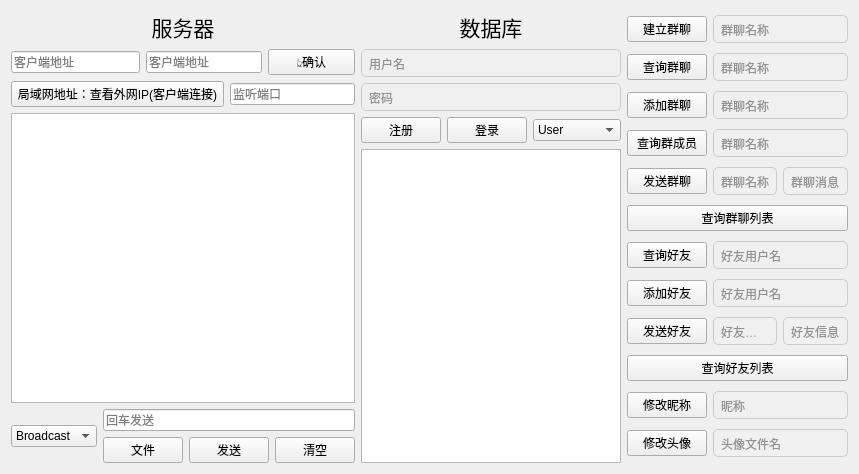
<?xml version="1.0" encoding="UTF-8"?>
<ui version="4.0">
 <class>Widget</class>
 <widget class="QWidget" name="Widget">
  <property name="geometry">
   <rect>
    <x>0</x>
    <y>0</y>
    <width>859</width>
    <height>474</height>
   </rect>
  </property>
  <property name="windowTitle">
   <string>Widget</string>
  </property>
  <layout class="QHBoxLayout" name="horizontalLayout">
   <item>
    <layout class="QGridLayout" name="gridLayout_server">
     <item row="1" column="0" colspan="2">
      <widget class="QLineEdit" name="lineEdit_ip">
       <property name="placeholderText">
        <string>客户端地址</string>
       </property>
      </widget>
     </item>
     <item row="1" column="2" colspan="3">
      <widget class="QLineEdit" name="lineEdit_port">
       <property name="placeholderText">
        <string>客户端地址</string>
       </property>
      </widget>
     </item>
     <item row="1" column="5" colspan="2">
      <widget class="QPushButton" name="button_config_port">
       <property name="text">
        <string>👆确认</string>
       </property>
      </widget>
     </item>
     <item row="2" column="0" colspan="4">
      <widget class="QPushButton" name="button_check_local_IP">
       <property name="text">
        <string>局域网地址：查看外网IP(客户端连接)</string>
       </property>
      </widget>
     </item>
     <item row="2" column="4" colspan="3">
      <widget class="QLineEdit" name="lineEdit_port_set">
       <property name="placeholderText">
        <string>监听端口</string>
       </property>
      </widget>
     </item>
     <item row="3" column="0" colspan="7">
      <widget class="QTextBrowser" name="textBrowser_receivedMessages"/>
     </item>
     <item row="4" column="0" rowspan="2">
      <widget class="QComboBox" name="comboBox_receiver">
       <property name="minimumSize">
        <size>
         <width>0</width>
         <height>0</height>
        </size>
       </property>
       <property name="styleSheet">
        <string notr="true"/>
       </property>
       <item>
        <property name="text">
         <string>Broadcast</string>
        </property>
       </item>
      </widget>
     </item>
     <item row="4" column="1" colspan="6">
      <widget class="QLineEdit" name="lineEdit_send">
       <property name="placeholderText">
        <string>回车发送</string>
       </property>
      </widget>
     </item>
     <item row="5" column="3" colspan="3">
      <widget class="QPushButton" name="button_send">
       <property name="text">
        <string>发送</string>
       </property>
      </widget>
     </item>
     <item row="5" column="6">
      <widget class="QPushButton" name="button_clear">
       <property name="text">
        <string>清空</string>
       </property>
      </widget>
     </item>
     <item row="0" column="0" colspan="7">
      <widget class="QLabel" name="label_title">
       <property name="text">
        <string>&lt;html&gt;&lt;head/&gt;&lt;body&gt;&lt;p align=&quot;center&quot;&gt;&lt;span style=&quot; font-size:16pt;&quot;&gt;服务器&lt;/span&gt;&lt;/p&gt;&lt;/body&gt;&lt;/html&gt;</string>
       </property>
      </widget>
     </item>
     <item row="5" column="1" colspan="2">
      <widget class="QPushButton" name="button_attachment">
       <property name="text">
        <string>文件</string>
       </property>
      </widget>
     </item>
    </layout>
   </item>
   <item>
    <layout class="QGridLayout" name="gridLayout_login_signup_table">
     <item row="3" column="2">
      <widget class="QComboBox" name="comboBox_tables">
       <item>
        <property name="text">
         <string>User</string>
        </property>
       </item>
       <item>
        <property name="text">
         <string>Friendship</string>
        </property>
       </item>
       <item>
        <property name="text">
         <string>Friendmsg</string>
        </property>
       </item>
       <item>
        <property name="text">
         <string>Groupinfo</string>
        </property>
       </item>
       <item>
        <property name="text">
         <string>Groupship</string>
        </property>
       </item>
       <item>
        <property name="text">
         <string>Groupmsg</string>
        </property>
       </item>
      </widget>
     </item>
     <item row="4" column="0" colspan="3">
      <widget class="QTableView" name="tableView">
       <property name="sizePolicy">
        <sizepolicy hsizetype="Expanding" vsizetype="Expanding">
         <horstretch>1</horstretch>
         <verstretch>1</verstretch>
        </sizepolicy>
       </property>
      </widget>
     </item>
     <item row="2" column="0" colspan="3">
      <widget class="QLineEdit" name="lineEdit_Password">
       <property name="styleSheet">
        <string notr="true">QLineEdit {
    background-color: #f0f0f0;
    border: 1px solid #ccc;
    border-radius: 5px;
    padding: 5px;
    color: #333;
}

QLineEdit:hover {
    border-color: #aaa;
}

QLineEdit:focus {
    border-color: #0078d7;
    background-color: #fff;
}</string>
       </property>
       <property name="placeholderText">
        <string>密码</string>
       </property>
      </widget>
     </item>
     <item row="1" column="0" colspan="3">
      <widget class="QLineEdit" name="lineEdit_Username">
       <property name="styleSheet">
        <string notr="true">QLineEdit {
    background-color: #f0f0f0;
    border: 1px solid #ccc;
    border-radius: 5px;
    padding: 5px;
    color: #333;
}

QLineEdit:hover {
    border-color: #aaa;
}

QLineEdit:focus {
    border-color: #0078d7;
    background-color: #fff;
}</string>
       </property>
       <property name="placeholderText">
        <string>用户名</string>
       </property>
      </widget>
     </item>
     <item row="3" column="0">
      <widget class="QPushButton" name="button_signup">
       <property name="text">
        <string>注册</string>
       </property>
      </widget>
     </item>
     <item row="3" column="1">
      <widget class="QPushButton" name="button_login">
       <property name="text">
        <string>登录</string>
       </property>
      </widget>
     </item>
     <item row="0" column="0" colspan="3">
      <widget class="QLabel" name="label_title_2">
       <property name="text">
        <string>&lt;html&gt;&lt;head/&gt;&lt;body&gt;&lt;p align=&quot;center&quot;&gt;&lt;span style=&quot; font-size:16pt;&quot;&gt;数据库&lt;/span&gt;&lt;/p&gt;&lt;/body&gt;&lt;/html&gt;</string>
       </property>
      </widget>
     </item>
    </layout>
   </item>
   <item>
    <layout class="QGridLayout" name="gridLayout_db_func">
     <item row="1" column="0">
      <widget class="QPushButton" name="button_query_group">
       <property name="text">
        <string>查询群聊</string>
       </property>
      </widget>
     </item>
     <item row="8" column="0">
      <widget class="QPushButton" name="button_send_friend">
       <property name="text">
        <string>发送好友</string>
       </property>
      </widget>
     </item>
     <item row="11" column="0">
      <widget class="QPushButton" name="button_alter_profile">
       <property name="text">
        <string>修改头像</string>
       </property>
      </widget>
     </item>
     <item row="8" column="2">
      <widget class="QLineEdit" name="lineEdit_send_friend_message">
       <property name="styleSheet">
        <string notr="true">QLineEdit {
    background-color: #f0f0f0;
    border: 1px solid #ccc;
    border-radius: 5px;
    padding: 5px;
    color: #333;
}

QLineEdit:hover {
    border-color: #aaa;
}

QLineEdit:focus {
    border-color: #0078d7;
    background-color: #fff;
}</string>
       </property>
       <property name="placeholderText">
        <string>好友信息</string>
       </property>
      </widget>
     </item>
     <item row="9" column="0" colspan="3">
      <widget class="QPushButton" name="button_query_friend_list">
       <property name="text">
        <string>查询好友列表</string>
       </property>
      </widget>
     </item>
     <item row="4" column="2">
      <widget class="QLineEdit" name="lineEdit_send_group_message">
       <property name="styleSheet">
        <string notr="true">QLineEdit {
    background-color: #f0f0f0;
    border: 1px solid #ccc;
    border-radius: 5px;
    padding: 5px;
    color: #333;
}

QLineEdit:hover {
    border-color: #aaa;
}

QLineEdit:focus {
    border-color: #0078d7;
    background-color: #fff;
}</string>
       </property>
       <property name="placeholderText">
        <string>群聊消息</string>
       </property>
      </widget>
     </item>
     <item row="5" column="0" colspan="3">
      <widget class="QPushButton" name="button_query_group_list">
       <property name="text">
        <string>查询群聊列表</string>
       </property>
      </widget>
     </item>
     <item row="0" column="0">
      <widget class="QPushButton" name="button_create_group">
       <property name="text">
        <string>建立群聊</string>
       </property>
      </widget>
     </item>
     <item row="6" column="0">
      <widget class="QPushButton" name="button_query_friend">
       <property name="text">
        <string>查询好友</string>
       </property>
      </widget>
     </item>
     <item row="10" column="1" colspan="2">
      <widget class="QLineEdit" name="lineEdit_alter_nickname">
       <property name="sizePolicy">
        <sizepolicy hsizetype="Expanding" vsizetype="Fixed">
         <horstretch>0</horstretch>
         <verstretch>0</verstretch>
        </sizepolicy>
       </property>
       <property name="styleSheet">
        <string notr="true">QLineEdit {
    background-color: #f0f0f0;
    border: 1px solid #ccc;
    border-radius: 5px;
    padding: 5px;
    color: #333;
}

QLineEdit:hover {
    border-color: #aaa;
}

QLineEdit:focus {
    border-color: #0078d7;
    background-color: #fff;
}</string>
       </property>
       <property name="text">
        <string/>
       </property>
       <property name="placeholderText">
        <string>昵称</string>
       </property>
      </widget>
     </item>
     <item row="7" column="0">
      <widget class="QPushButton" name="button_add_friend">
       <property name="text">
        <string>添加好友</string>
       </property>
      </widget>
     </item>
     <item row="4" column="0">
      <widget class="QPushButton" name="button_send_group">
       <property name="text">
        <string>发送群聊</string>
       </property>
      </widget>
     </item>
     <item row="10" column="0">
      <widget class="QPushButton" name="button_alter_nickname">
       <property name="text">
        <string>修改昵称</string>
       </property>
      </widget>
     </item>
     <item row="8" column="1">
      <widget class="QLineEdit" name="lineEdit_send_friend_name">
       <property name="styleSheet">
        <string notr="true">QLineEdit {
    background-color: #f0f0f0;
    border: 1px solid #ccc;
    border-radius: 5px;
    padding: 5px;
    color: #333;
}

QLineEdit:hover {
    border-color: #aaa;
}

QLineEdit:focus {
    border-color: #0078d7;
    background-color: #fff;
}</string>
       </property>
       <property name="placeholderText">
        <string>好友用户名</string>
       </property>
      </widget>
     </item>
     <item row="3" column="0">
      <widget class="QPushButton" name="button_query_group_member">
       <property name="text">
        <string>查询群成员</string>
       </property>
      </widget>
     </item>
     <item row="2" column="0">
      <widget class="QPushButton" name="button_add_group">
       <property name="text">
        <string>添加群聊</string>
       </property>
      </widget>
     </item>
     <item row="4" column="1">
      <widget class="QLineEdit" name="lineEdit_send_group_name">
       <property name="styleSheet">
        <string notr="true">QLineEdit {
    background-color: #f0f0f0;
    border: 1px solid #ccc;
    border-radius: 5px;
    padding: 5px;
    color: #333;
}

QLineEdit:hover {
    border-color: #aaa;
}

QLineEdit:focus {
    border-color: #0078d7;
    background-color: #fff;
}</string>
       </property>
       <property name="placeholderText">
        <string>群聊名称</string>
       </property>
      </widget>
     </item>
     <item row="6" column="1" colspan="2">
      <widget class="QLineEdit" name="lineEdit_query_friend">
       <property name="styleSheet">
        <string notr="true">QLineEdit {
    background-color: #f0f0f0;
    border: 1px solid #ccc;
    border-radius: 5px;
    padding: 5px;
    color: #333;
}

QLineEdit:hover {
    border-color: #aaa;
}

QLineEdit:focus {
    border-color: #0078d7;
    background-color: #fff;
}</string>
       </property>
       <property name="text">
        <string/>
       </property>
       <property name="placeholderText">
        <string>好友用户名</string>
       </property>
      </widget>
     </item>
     <item row="7" column="1" colspan="2">
      <widget class="QLineEdit" name="lineEdit_add_friend">
       <property name="styleSheet">
        <string notr="true">QLineEdit {
    background-color: #f0f0f0;
    border: 1px solid #ccc;
    border-radius: 5px;
    padding: 5px;
    color: #333;
}

QLineEdit:hover {
    border-color: #aaa;
}

QLineEdit:focus {
    border-color: #0078d7;
    background-color: #fff;
}</string>
       </property>
       <property name="placeholderText">
        <string>好友用户名</string>
       </property>
      </widget>
     </item>
     <item row="11" column="1" colspan="2">
      <widget class="QLineEdit" name="lineEdit_alter_profile">
       <property name="styleSheet">
        <string notr="true">QLineEdit {
    background-color: #f0f0f0;
    border: 1px solid #ccc;
    border-radius: 5px;
    padding: 5px;
    color: #333;
}

QLineEdit:hover {
    border-color: #aaa;
}

QLineEdit:focus {
    border-color: #0078d7;
    background-color: #fff;
}</string>
       </property>
       <property name="text">
        <string/>
       </property>
       <property name="placeholderText">
        <string>头像文件名</string>
       </property>
      </widget>
     </item>
     <item row="3" column="1" colspan="2">
      <widget class="QLineEdit" name="lineEdit_query_group_member">
       <property name="styleSheet">
        <string notr="true">QLineEdit {
    background-color: #f0f0f0;
    border: 1px solid #ccc;
    border-radius: 5px;
    padding: 5px;
    color: #333;
}

QLineEdit:hover {
    border-color: #aaa;
}

QLineEdit:focus {
    border-color: #0078d7;
    background-color: #fff;
}</string>
       </property>
       <property name="placeholderText">
        <string>群聊名称</string>
       </property>
      </widget>
     </item>
     <item row="2" column="1" colspan="2">
      <widget class="QLineEdit" name="lineEdit_add_group">
       <property name="styleSheet">
        <string notr="true">QLineEdit {
    background-color: #f0f0f0;
    border: 1px solid #ccc;
    border-radius: 5px;
    padding: 5px;
    color: #333;
}

QLineEdit:hover {
    border-color: #aaa;
}

QLineEdit:focus {
    border-color: #0078d7;
    background-color: #fff;
}</string>
       </property>
       <property name="placeholderText">
        <string>群聊名称</string>
       </property>
      </widget>
     </item>
     <item row="1" column="1" colspan="2">
      <widget class="QLineEdit" name="lineEdit_query_group">
       <property name="styleSheet">
        <string notr="true">QLineEdit {
    background-color: #f0f0f0;
    border: 1px solid #ccc;
    border-radius: 5px;
    padding: 5px;
    color: #333;
}

QLineEdit:hover {
    border-color: #aaa;
}

QLineEdit:focus {
    border-color: #0078d7;
    background-color: #fff;
}</string>
       </property>
       <property name="text">
        <string/>
       </property>
       <property name="placeholderText">
        <string>群聊名称</string>
       </property>
      </widget>
     </item>
     <item row="0" column="1" colspan="2">
      <widget class="QLineEdit" name="lineEdit_create_group">
       <property name="styleSheet">
        <string notr="true">QLineEdit {
    background-color: #f0f0f0;
    border: 1px solid #ccc;
    border-radius: 5px;
    padding: 5px;
    color: #333;
}

QLineEdit:hover {
    border-color: #aaa;
}

QLineEdit:focus {
    border-color: #0078d7;
    background-color: #fff;
}</string>
       </property>
       <property name="placeholderText">
        <string>群聊名称</string>
       </property>
      </widget>
     </item>
    </layout>
   </item>
  </layout>
 </widget>
 <resources/>
 <connections/>
</ui>
